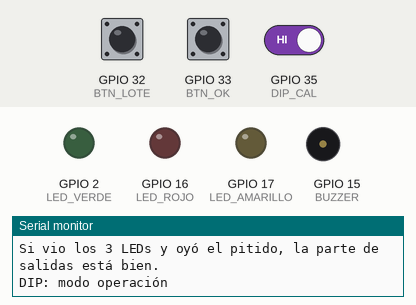
The sketch below on a simulated ESP32. Parts: output pins drawn as LEDs (lit = HIGH), buzzer (waves = sounding, pin HIGH), the last lines printed to the serial monitor. Inputs (shaded band) come from the test bench; at power-on: GPIO 32 (BTN_LOTE) HIGH, GPIO 33 (BTN_OK) HIGH, GPIO 35 (DIP_CAL) HIGH.

Above: at 2.8 s.
2.9 s: GPIO 32 (BTN_LOTE) pulled LOW for 0.15 s
At 4.0 s:
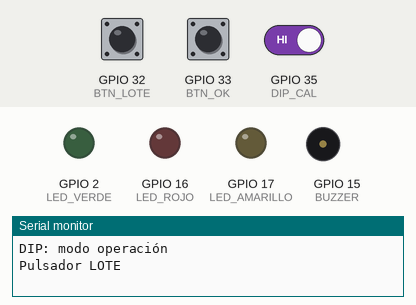
4.5 s: GPIO 33 (BTN_OK) pulled LOW for 0.15 s
At 5.2 s:
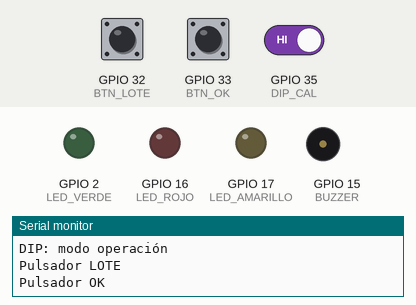
6.1 s: GPIO 35 (DIP_CAL) driven LOW
At 6.9 s:
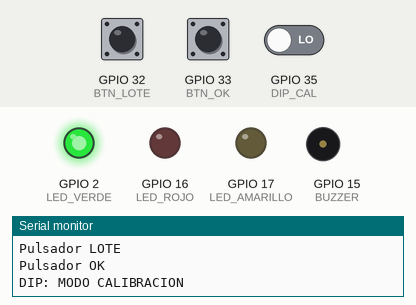
7.6 s: GPIO 32 (BTN_LOTE) pulled LOW for 1 s
At 8.4 s:
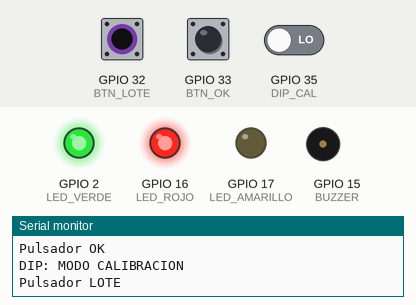
10.1 s: GPIO 33 (BTN_OK) pulled LOW for 1 s
At 10.9 s:
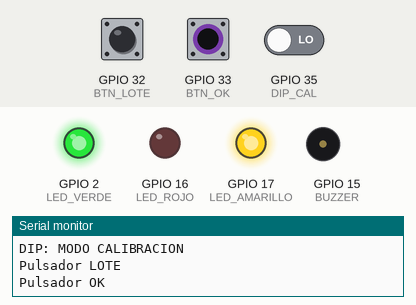
12.6 s: GPIO 33 (BTN_OK) pulled LOW for 3.2 s
At 16.7 s:
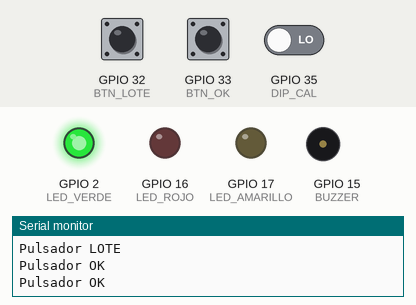
Timing chart, 0 to 18.2 s (numbered marks = the images above; inputs shaded):
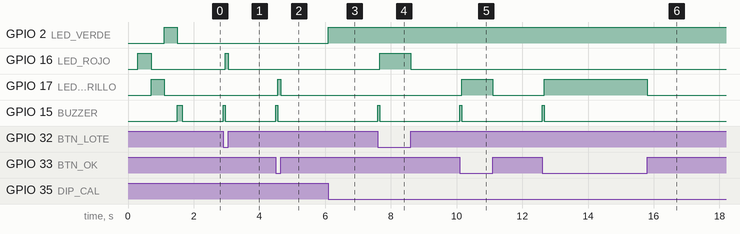

The sketch:

T03_interfaz_local.ino
```cpp
/*
  SIMBIO - Tramo 3: interfaz local (LEDs, buzzer, pulsadores y DIP)
  -----------------------------------------------------------------
  Conexiones:
    LED rojo     GPIO 16 -> 330 ohm -> ánodo LED, cátodo a GND
    LED amarillo GPIO 17 -> 330 ohm -> LED -> GND
    LED verde    GPIO 2  -> 330 ohm -> LED -> GND
    Buzzer KY-012 (activo): "S" a 5 V, "-" al colector del 2N2222;
                  emisor a GND; base <- 1 kohm <- GPIO 15
    Pulsador LOTE GPIO 32 a GND (pull-up interno)
    Pulsador OK   GPIO 33 a GND (pull-up interno)
    DIP calibración GPIO 35: 10 kohm de GPIO 35 a 3,3 V; interruptor de GPIO 35 a GND
  Qué debe pasar:
    - Al arrancar: rojo, amarillo, verde y un pitido corto.
    - Pulsar LOTE -> rojo encendido mientras se mantiene + pitido corto.
    - Pulsar OK   -> amarillo encendido mientras se mantiene + pitido corto.
    - DIP en ON (GPIO 35 a GND) -> verde encendido y "MODO CALIBRACION" en el monitor.
  Monitor serie: 115200.
*/
const int LED_ROJO = 16, LED_AMARILLO = 17, LED_VERDE = 2;
const int BUZZER = 15;
const int BTN_LOTE = 32, BTN_OK = 33, DIP_CAL = 35;

void pitido(int ms) {
  digitalWrite(BUZZER, HIGH);
  delay(ms);
  digitalWrite(BUZZER, LOW);
}

// Lectura con antirrebote: devuelve true una sola vez por pulsación
bool pulsado(int pin, bool &estadoAnterior, unsigned long &tCambio) {
  bool ahora = digitalRead(pin) == LOW;      // LOW = pulsado
  if (ahora != estadoAnterior && millis() - tCambio > 40) {
    tCambio = millis();
    estadoAnterior = ahora;
    return ahora;
  }
  return false;
}

void setup() {
  Serial.begin(115200);
  delay(300);
  pinMode(LED_ROJO, OUTPUT);
  pinMode(LED_AMARILLO, OUTPUT);
  pinMode(LED_VERDE, OUTPUT);
  pinMode(BUZZER, OUTPUT);
  digitalWrite(BUZZER, LOW);
  pinMode(BTN_LOTE, INPUT_PULLUP);
  pinMode(BTN_OK, INPUT_PULLUP);
  pinMode(DIP_CAL, INPUT);                   // GPIO 35 no tiene pull-up interno

  Serial.println("\n=== SIMBIO T03: interfaz local ===");
  int leds[] = {LED_ROJO, LED_AMARILLO, LED_VERDE};
  for (int i = 0; i < 3; i++) {
    digitalWrite(leds[i], HIGH);
    delay(400);
    digitalWrite(leds[i], LOW);
  }
  pitido(150);
  Serial.println("Si vio los 3 LEDs y oyó el pitido, la parte de salidas está bien.");
}

void loop() {
  static bool antLote = false, antOk = false;
  static unsigned long tLote = 0, tOk = 0;
  static int dipAnterior = -1;

  if (pulsado(BTN_LOTE, antLote, tLote)) { Serial.println("Pulsador LOTE"); pitido(60); }
  if (pulsado(BTN_OK, antOk, tOk))       { Serial.println("Pulsador OK");   pitido(60); }
  digitalWrite(LED_ROJO, antLote);
  digitalWrite(LED_AMARILLO, antOk);

  int dip = digitalRead(DIP_CAL) == LOW;     // ON = a GND
  if (dip != dipAnterior) {
    dipAnterior = dip;
    Serial.println(dip ? "DIP: MODO CALIBRACION" : "DIP: modo operación");
  }
  digitalWrite(LED_VERDE, dip);
  delay(5);
}
```

Measured:
- after the input at 2.9 s, GPIO 16 (LED_ROJO): LOW → HIGH after 0.07 s, → LOW 0.09 s later; GPIO 15 (BUZZER): LOW → HIGH at once, → LOW 0.06 s later
- after the input at 4.5 s, GPIO 17 (LED_AMARILLO): LOW → HIGH after 0.06 s, → LOW 0.09 s later; GPIO 15 (BUZZER): LOW → HIGH at once, → LOW 0.06 s later
- after the input at 6.1 s, GPIO 2 (LED_VERDE): LOW → HIGH at once
- after the input at 7.6 s, GPIO 16 (LED_ROJO): LOW → HIGH after 0.06 s, → LOW 0.94 s later; GPIO 15 (BUZZER): LOW → HIGH at once, → LOW 0.06 s later
- after the input at 10.1 s, GPIO 17 (LED_AMARILLO): LOW → HIGH after 0.06 s, → LOW 0.94 s later; GPIO 15 (BUZZER): LOW → HIGH at once, → LOW 0.06 s later
- after the input at 12.6 s, GPIO 17 (LED_AMARILLO): LOW → HIGH after 0.06 s, → LOW 3.1 s later; GPIO 15 (BUZZER): LOW → HIGH at once, → LOW 0.06 s later
